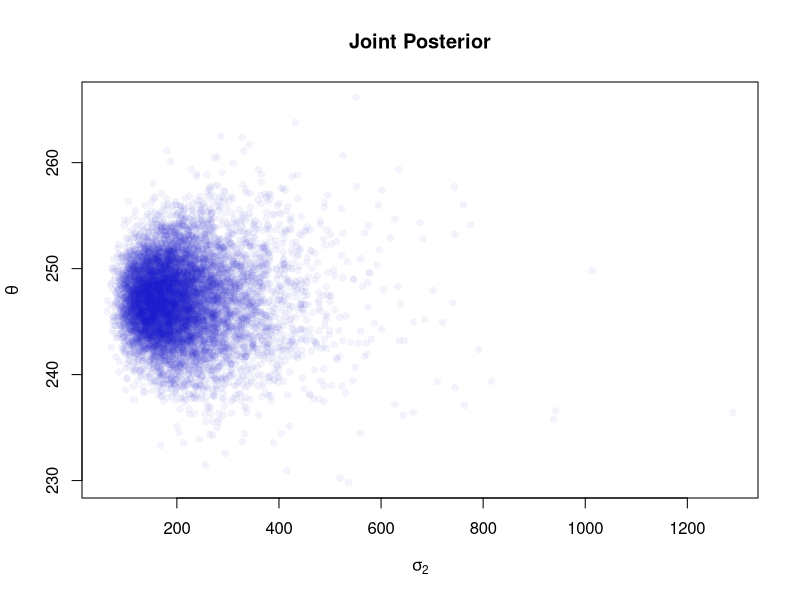
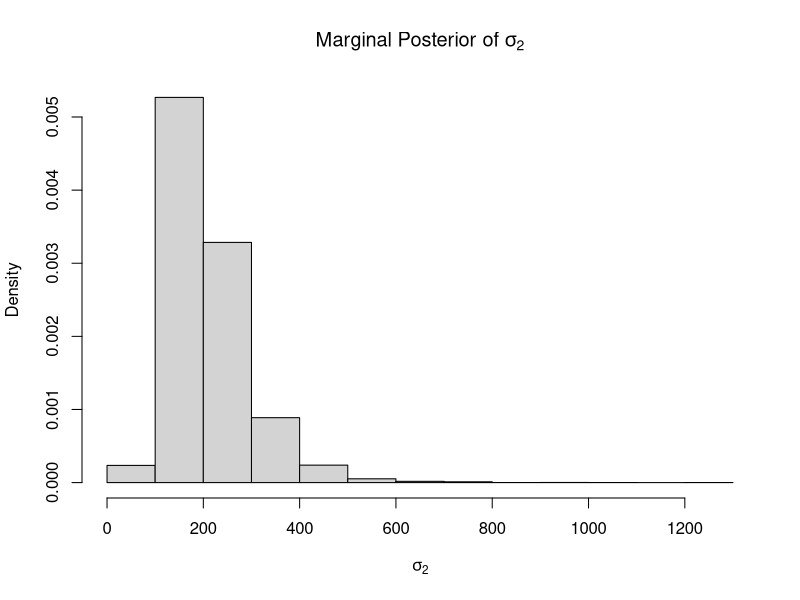
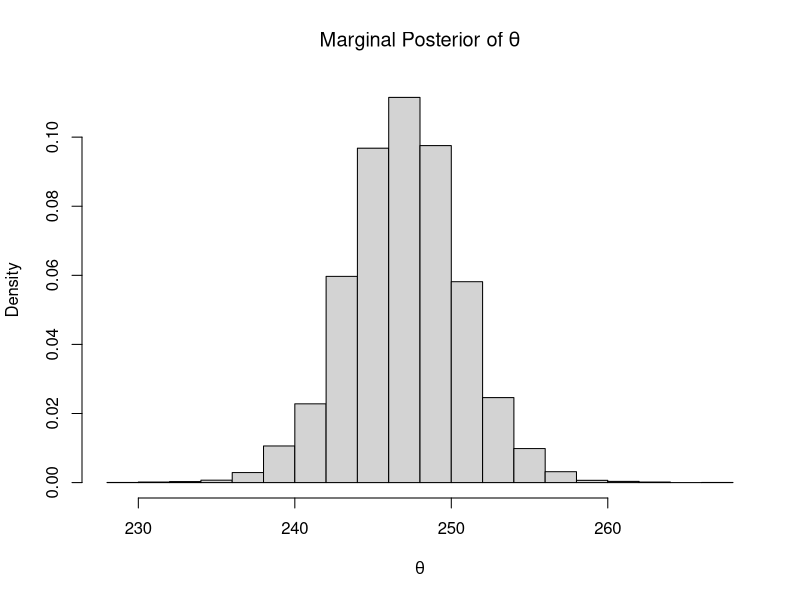
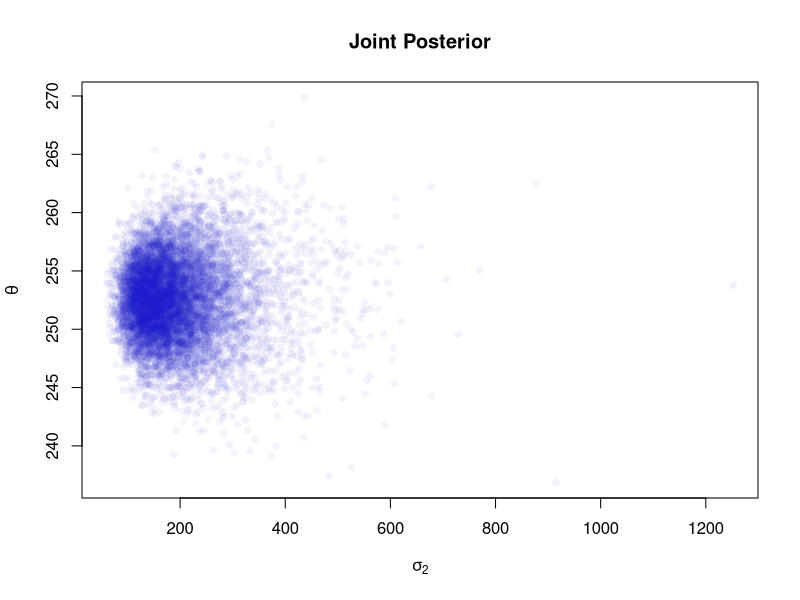
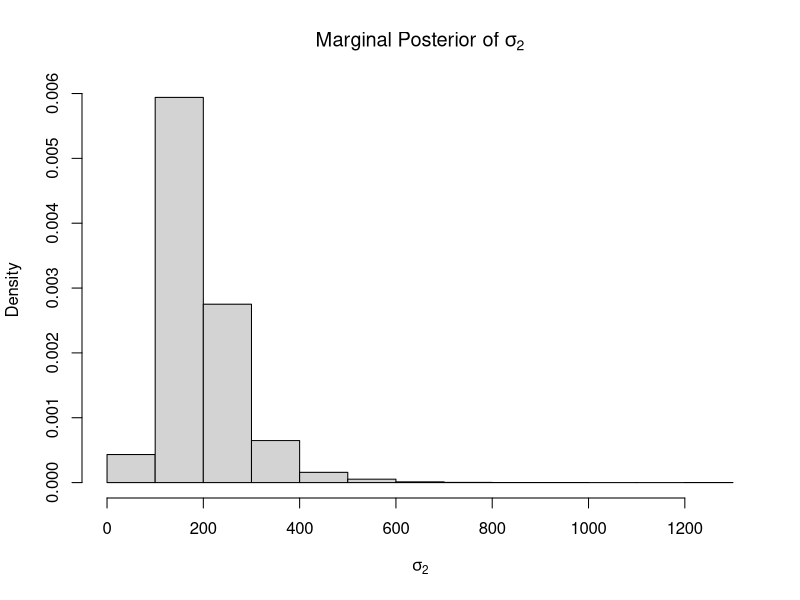
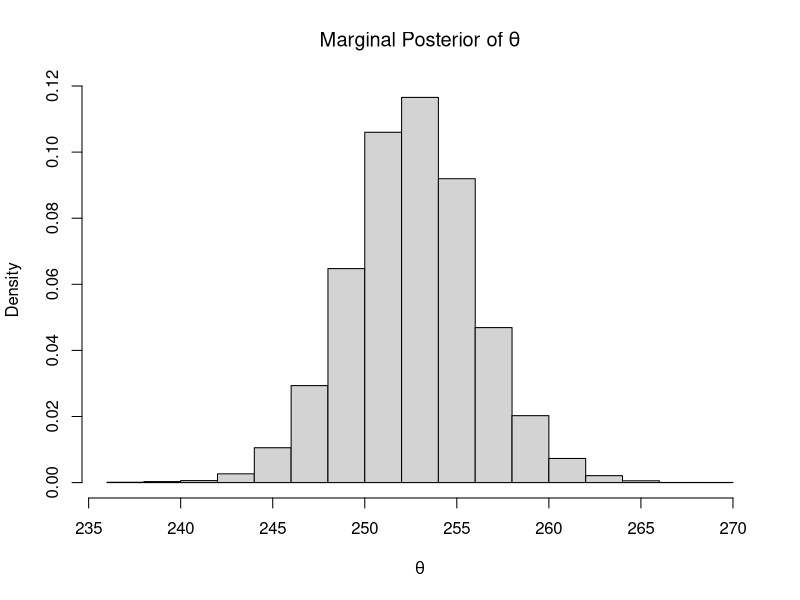

Recreate these plots in R, in order.
#### Posterior Sampling with Normal Model
set.seed(10072014)

# import data
y.graf <- c(259.8,248.1,235.8,252.6,264.1,267.3,231.5,237.9,242,242.2,228.5,245.2,269.6,243.5,234.5)
num.obs.graf <- length(y.graf)
y.cherry <- c(240.3,246.3,249.8,236.1,252.8,265.7,250.9,225.7,276.2,262.3,262.2,253.5,254.1,260.3,256.6)
num.obs.cherry <- length(y.cherry)
num.obs <- 15
# specify terms for priors
nu.0 <- 1
sigma.sq.0 <- 500
mu.0 <- 250
kappa.0 <- 1

# compute terms in posterior
kappa.n <- kappa.0 + num.obs
nu.n <- nu.0 + num.obs
s.sq.graf<- var(y.graf) #sum((y - mean(y))^2) / (num.obs - 1)
sigma.sq.n.graf <- (1 / nu.n) * (nu.0 * sigma.sq.0 + (num.obs - 1) * s.sq.graf + (kappa.0*num.obs)/kappa.n * (mean(y.graf) - mu.0)^2)
mu.n.graf <- (kappa.0 * mu.0 + num.obs * mean(y.graf)) / kappa.n
s.sq.cherry<- var(y.cherry) #sum((y - mean(y))^2) / (num.obs - 1)
sigma.sq.n.cherry <- (1 / nu.n) * (nu.0 * sigma.sq.0 + (num.obs - 1) * s.sq.cherry + (kappa.0*num.obs)/kappa.n * (mean(y.cherry) - mu.0)^2)
mu.n.cherry <- (kappa.0 * mu.0 + num.obs * mean(y.cherry)) / kappa.n

# simulate from posterior
#install.packages("LearnBayes")
library(LearnBayes) # for rigamma
num.sims <- 10000
sigma.sq.sims.graf <- theta.sims.graf <- rep(0,num.sims)
sigma.sq.sims.cherry <- theta.sims.cherry <- rep(0,num.sims)
for (i in 1:num.sims){
  sigma.sq.sims.graf[i] <- rigamma(1,nu.n/2,sigma.sq.n.graf*nu.n/2)
  theta.sims.graf[i] <- rnorm(1, mu.n.graf, sqrt(sigma.sq.sims.graf[i]/kappa.n))

  sigma.sq.sims.cherry[i] <- rigamma(1,nu.n/2,sigma.sq.n.cherry*nu.n/2)
  theta.sims.cherry[i] <- rnorm(1, mu.n.cherry, sqrt(sigma.sq.sims.cherry[i]/kappa.n))
}

library(grDevices) # for rgb
plot(sigma.sq.sims.graf,theta.sims.graf,pch=16,col=rgb(.1,.1,.8,.05),ylab=expression(theta),
     xlab=expression(sigma[2]),main='Joint Posterior')
hist(sigma.sq.sims.graf,prob=T,main=expression('Marginal Posterior of' ~ sigma[2]),
     xlab=expression(sigma[2]))
hist(theta.sims.graf,prob=T,main=expression('Marginal Posterior of' ~ theta),xlab=expression(theta))

mean(theta.sims.graf > 250)

library(grDevices) # for rgb
plot(sigma.sq.sims.cherry,theta.sims.cherry,pch=16,col=rgb(.1,.1,.8,.05),ylab=expression(theta),
     xlab=expression(sigma[2]),main='Joint Posterior')
hist(sigma.sq.sims.cherry,prob=T,main=expression('Marginal Posterior of' ~ sigma[2]),
     xlab=expression(sigma[2]))
hist(theta.sims.cherry,prob=T,main=expression('Marginal Posterior of' ~ theta),xlab=expression(theta))

mean(theta.sims.cherry > 250)

mean(theta.sims.graf > theta.sims.cherry)
mean(y.graf)
mean(y.cherry)
